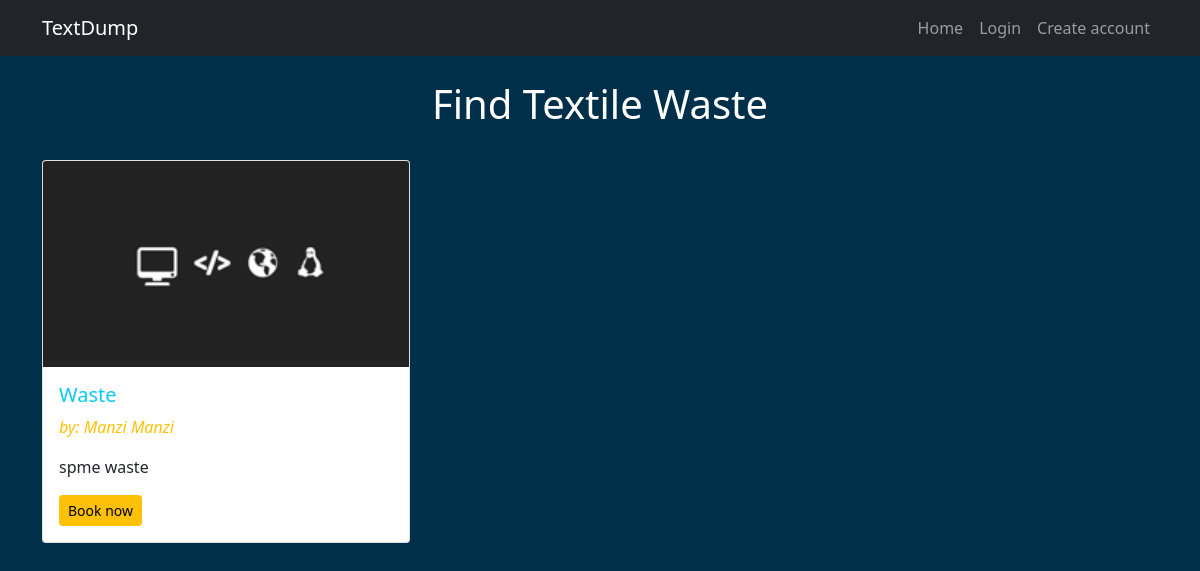
/explore, run on the app's committed database.
### models/disposable.py (models this page shows, shortened)
class Disposable(db.Model):
    id = db.Column(db.Integer, primary_key=True, nullable=False)
    title = db.Column(db.String(250), nullable=False)
    brief_description = db.Column(db.String(255), nullable=False)
    details = db.Column(db.Text, nullable=False)
    biashara_id = db.Column(db.Integer, db.ForeignKey("biashara.id"))
    user_id = db.Column(db.Integer,db.ForeignKey("users.id"))
    is_published = db.Column(db.Boolean, default=True)
    created = db.Column(db.DateTime(timezone=True), server_default=func.now())
    updated_ = db.Column(db.DateTime(timezone=True), onupdate=func.now())
    bookings = db.relationship("DisposableBooking", cascade="all, delete, delete-orphan")
    @classmethod
    def all(cls):
        return cls.query.all()
    @classmethod
    def published(cls):
        r = cls.query.filter_by(is_published=True)
        return r

### models/biashara.py (models this page shows, shortened)
class Biashara(db.Model):
    __tablename__ = "biashara"
    id = db.Column(db.Integer, primary_key=True, nullable=False)
    thumbnail = db.Column(db.String(255), nullable=True)
    name = db.Column(db.String(80), nullable=False)
    description = db.Column(db.String(255), nullable=False)
    contact_email = db.Column(db.String(255), nullable=False)
    contact_number = db.Column(db.String(255), nullable=False)
    user_id = db.Column(db.Integer, db.ForeignKey("users.id"))
    created = db.Column(db.DateTime(timezone=True), server_default=func.now())
    updated_ = db.Column(db.DateTime(timezone=True), onupdate=func.now())
    disposables = db.relationship("Disposable", backref="biashara", cascade="all, delete, delete-orphan")
    @classmethod
    def all(cls):
        return cls.query.all()

### main.py (the view)
@app.route("/explore")
def explore():
    items = Disposable.published()
    return render_template("/site/explore.html", items=items)

### main.py (called while the page is built)
@app.context_processor
def utility_processor():
    def disposable_bookings(disposableId: int):
        records = DisposableBooking.fetch_by_disposable_id(id=disposableId)
        return records
    return dict(disposable_bookings=disposable_bookings)

### templates/site/explore.html (shortened to what this page needs)
<!DOCTYPE html>
<html lang="en">
<head>
    <link rel="stylesheet" href="https://cdnjs.cloudflare.com/ajax/libs/font-awesome/5.15.2/css/all.min.css">
    <link href="https://cdn.jsdelivr.net/npm/bootstrap@5.0.0-beta2/dist/css/bootstrap.min.css" rel="stylesheet"
>
    <link rel="stylesheet" href="{{ url_for('static', filename='css/site.css')  }}">
</head>
<body>
    {% include "/includes/navbar.html" %}
    <div class="container">
        <div class="row mt-4">
            <div class="col">
                <h1 class="text-center">Find Textile Waste</h1>
            </div>
        </div>
        <div class="row mt-4">
            {% for each in items %}
                <div class="col-lg-4 mb-5">
                    <div class="card" style="width: 23rem;height:100%;">
                        <img style="max-height: 400px;" src="{{ each.biashara.thumbnail }}" class="card-img-top" alt="...">
                        <div class="card-body">
                            <h5 class="card-title text-info" >{{ each.title }}</h5>
                            <span class="text-warning"><i>by: {{ each.biashara.name }}</i></span>
                            <p class="card-text text-dark mt-3">{{ each.brief_description }}</p>
                            <button type="button" class="btn btn-sm btn-warning" data-bs-toggle="modal" data-bs-target="#exampleModal{{ each.id }}">
                                Book now
                            </button>
                        </div>
                    </div>
                </div>
            {% endfor %}
        </div>
    </div>
</body>
</html>

### static/css/site.css (style rules this page uses)
body { background-color: #003049; color: #fff; }
img { width: 100%; height: auto; }

### data on the page
Disposable: biashara.thumbnail (picture), title "Waste", biashara.name "Manzi Manzi", brief_description "spme waste"
